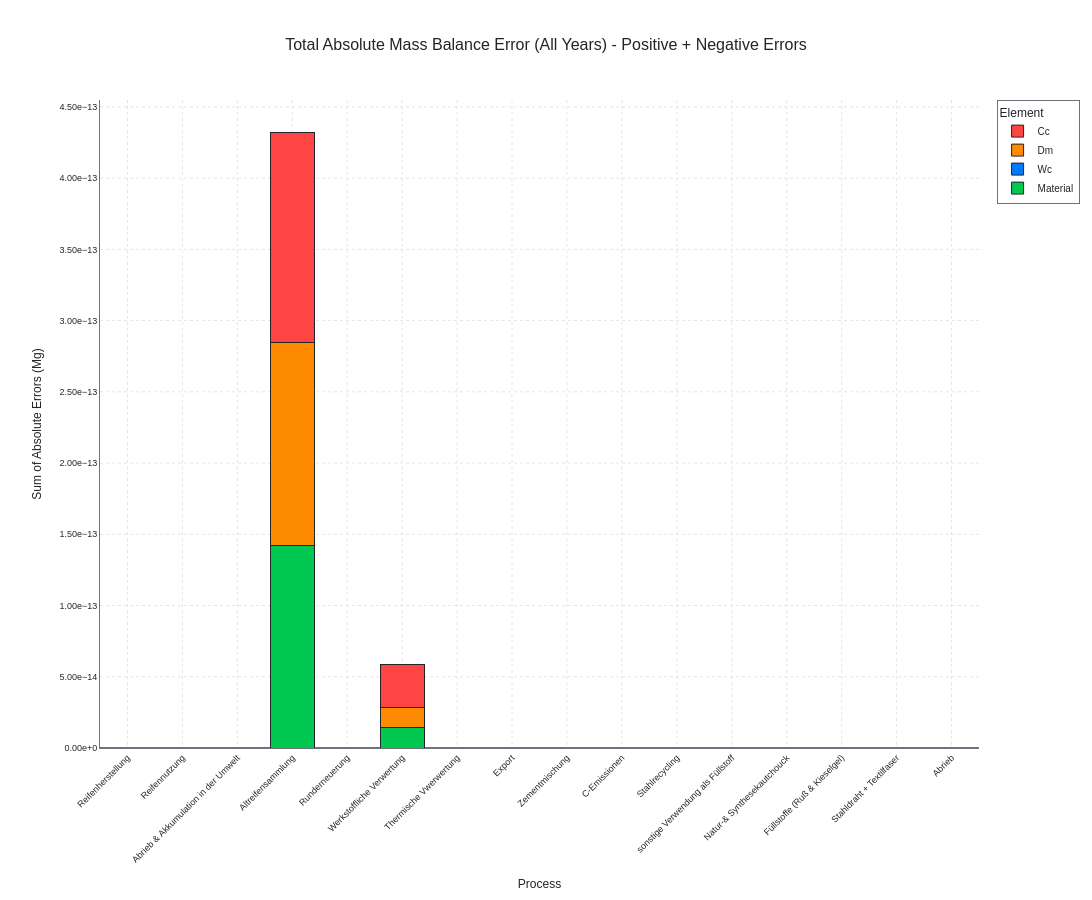

The cell this chart's notebook holds for it:
### Markdown cell above
## 2.2 Mass Balance Validation

### Code cell
print("\n" + "="*60)
print("⚖️ MASS BALANCE VERIFICATION (BASELINE)")
print("="*60)
plotting.plot_total_mass_balance_error(mfa_results_baseline)
plotting.plot_optimized_mass_balance_error(mfa_results_baseline)

### Figure 1 — Plotly figure (JSON) as saved in the notebook; plotly's stock layout.template omitted (floating-point values rounded to 4 significant figures)
{"data": [{"hovertemplate": "<b>%{x}</b><br>Material: %{y:.2e} Mg<extra></extra>", "marker": {"color": "#00C851", "line": {"color": "#212529", "width": 1}}, "name": "Material", "type": "bar", "x": ["Reifenherstellung", "Reifennutzung", "Abrieb & Akkumulation in der Umwelt", "Altreifensammlung", "Runderneuerung", "Werkstoffliche Verwertung", "Thermische Vwerwertung", "Export", "Zementmischung", "C-Emissionen", "Stahlrecycling", "sonstige Verwendung als Füllstoff", "Natur-& Synthesekautchouck", "Füllstoffe (Ruß & Kieselgel)", "Stahldraht + Textilfaser", "Abrieb"], "y": [0, 0, 0, 1.423e-13, 0, 1.421e-14, 0, 0, 0, 0, 0, 0, 0, 0, 0, 0]}, {"hovertemplate": "<b>%{x}</b><br>Wc: %{y:.2e} Mg<extra></extra>", "marker": {"color": "#007BFF", "line": {"color": "#212529", "width": 1}}, "name": "Wc", "type": "bar", "x": ["Reifenherstellung", "Reifennutzung", "Abrieb & Akkumulation in der Umwelt", "Altreifensammlung", "Runderneuerung", "Werkstoffliche Verwertung", "Thermische Vwerwertung", "Export", "Zementmischung", "C-Emissionen", "Stahlrecycling", "sonstige Verwendung als Füllstoff", "Natur-& Synthesekautchouck", "Füllstoffe (Ruß & Kieselgel)", "Stahldraht + Textilfaser", "Abrieb"], "y": [0, 0, 0, 0, 0, 0, 0, 0, 0, 0, 0, 0, 0, 0, 0, 0]}, {"hovertemplate": "<b>%{x}</b><br>Dm: %{y:.2e} Mg<extra></extra>", "marker": {"color": "#FF8C00", "line": {"color": "#212529", "width": 1}}, "name": "Dm", "type": "bar", "x": ["Reifenherstellung", "Reifennutzung", "Abrieb & Akkumulation in der Umwelt", "Altreifensammlung", "Runderneuerung", "Werkstoffliche Verwertung", "Thermische Vwerwertung", "Export", "Zementmischung", "C-Emissionen", "Stahlrecycling", "sonstige Verwendung als Füllstoff", "Natur-& Synthesekautchouck", "Füllstoffe (Ruß & Kieselgel)", "Stahldraht + Textilfaser", "Abrieb"], "y": [0, 0, 0, 1.423e-13, 0, 1.421e-14, 0, 0, 0, 0, 0, 0, 0, 0, 0, 0]}, {"hovertemplate": "<b>%{x}</b><br>Cc: %{y:.2e} Mg<extra></extra>", "marker": {"color": "#FF4444", "line": {"color": "#212529", "width": 1}}, "name": "Cc", "type": "bar", "x": ["Reifenherstellung", "Reifennutzung", "Abrieb & Akkumulation in der Umwelt", "Altreifensammlung", "Runderneuerung", "Werkstoffliche Verwertung", "Thermische Vwerwertung", "Export", "Zementmischung", "C-Emissionen", "Stahlrecycling", "sonstige Verwendung als Füllstoff", "Natur-& Synthesekautchouck", "Füllstoffe (Ruß & Kieselgel)", "Stahldraht + Textilfaser", "Abrieb"], "y": [0, 0, 0, 1.474e-13, 0, 3.026e-14, 0, 0, 0, 0, 0, 0, 0, 0, 0, 0]}], "layout": {"barmode": "stack", "font": {"color": "#212529", "family": "Arial, sans-serif", "size": 10}, "height": 900, "legend": {"bgcolor": "rgba(255,255,255,0.8)", "bordercolor": "#6C757D", "borderwidth": 1, "font": {"color": "#212529", "family": "Arial, sans-serif", "size": 10}, "title": {"text": "Element"}}, "margin": {"b": 100, "l": 100, "r": 50, "t": 100}, "paper_bgcolor": "#FFFFFF", "plot_bgcolor": "#FFFFFF", "title": {"font": {"color": "#212529", "family": "Arial, sans-serif", "size": 16}, "text": "Total Absolute Mass Balance Error (All Years) - Positive + Negative Errors", "x": 0.5, "xanchor": "center"}, "width": 1200, "xaxis": {"gridcolor": "#E5E5E5", "griddash": "dot", "gridwidth": 1, "linecolor": "#6C757D", "linewidth": 1, "tickangle": -45, "tickfont": {"color": "#212529", "family": "Arial, sans-serif", "size": 9}, "title": {"font": {"color": "#212529", "family": "Arial, sans-serif", "size": 12}, "text": "Process"}, "zeroline": true, "zerolinecolor": "#6C757D"}, "yaxis": {"gridcolor": "#E5E5E5", "griddash": "dot", "gridwidth": 1, "linecolor": "#6C757D", "linewidth": 1, "rangemode": "tozero", "tickfont": {"color": "#212529", "family": "Arial, sans-serif", "size": 9}, "tickformat": ".2e", "title": {"font": {"color": "#212529", "family": "Arial, sans-serif", "size": 12}, "text": "Sum of Absolute Errors (Mg)"}, "zeroline": true, "zerolinecolor": "#6C757D"}}}
